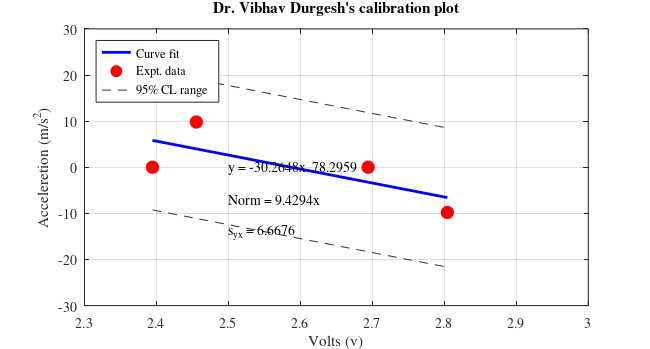
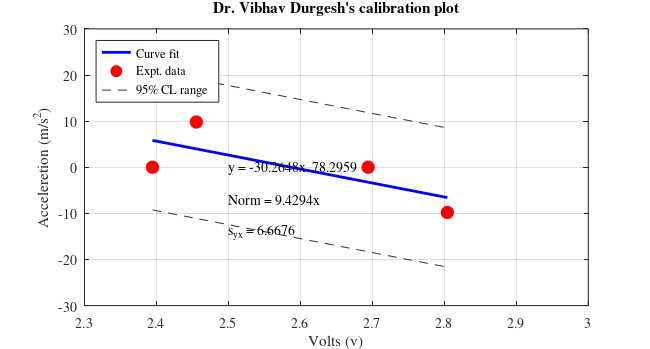

Write the MATLAB code that produced these figures, in order.
% This is a genric program to generate calibration plot and provide slope
% and intercept data
% Date: July 19th
% Dr. Vibhav Durgesh
% Rev 0.0
% This is basic program to demonstrating use of polyfit command and
% calculating norm and standard error of fit.
% User has to provide apropriate information see - begining of the code
%%%%%%%%%%%%%%%%%%%%%%%%%%%%%%%%%%%%%%%%%%%%%%%%%%%%%%%%%%%%%%%%%%%%%%%%%%%


clear all
close all
clc
%%%% USER HAVE TO MANUALLY ADD THIS INFORMATION %%%%%%%%%%%%%%%%%%%%%%%%%%%
%%%% 
x = [2.3944 2.4554 2.6941 2.8042]; % Voltage data
y = [0      9.81   0     -9.81]; % Acceleration
t_nuP = 2.262; %Value read from t-student's table
plotTitle = 'Dr. Vibhav Durgesh''s calibration plot';
%%%% END OF USER INFORMATION %%%%%%%%%%%%%%%%%%%%%%%%%%%%%%%%%%%%%%%%%%%%%%
%%%%%%%%%%%%%%%%%%%%%%%%%%%%%%%%%%%%%%%%%%%%%%%%%%%%%%%%%%%%%%%%%%%%%%%%%%%
[p,s] = polyfit(x,y,1) % Curve fitting data with 1st order fit
xfit = x;% Generating x-data for curve fitting
yfit = polyval(p,xfit);
nu = s.df; %Getting degree of freedom for the curve fit
norm = s.normr; % Getting the norm of the curve fitting
syx = norm/sqrt(nu);

% Generating figure with specific size
figure(1)
set(gcf,'unit','inches','position',[0.50 0.50 6.50 3.50],...
    'defaultaxesfontsize',10,'defaultaxesfontname','times');
% Plotting data
plot(xfit,yfit,'b-','linewidth',2); hold on
plot(x,y,'ro','markersize',9,'markerfacecolor','r')
xlabel('Volts (v)')
ylabel('Acceleretion (m/s^{2})')
grid on
% Now adding 95% confidence level in the plot
y_cl_low = yfit - t_nuP*syx; % Using regression analysis
y_cl_up  = yfit + t_nuP*syx;
plot(xfit,y_cl_low,'--','color',[0.2 0.2 0.2],'HandleVisibility','off');
plot(xfit,y_cl_up,'--','color',[0.2 0.2 0.2]);

legend('Curve fit','Expt. data','95% CL range','location','Northwest')
title(plotTitle)
text(2.5,0,sprintf('y = %3.4fx  %3.4f',p(1),p(2)),'Fontname','times')
text(2.5,-7,sprintf('Norm = %3.4fx',s.normr),'Fontname','times')
text(2.5,-14,sprintf('s_{yx} = %3.4f',syx),'Fontname','times') 
% % Saving the files in png and pdf format
figName = ['Vibahv_Durgesh_Exp02_Part1'];
set(gcf,'PaperPositionMode','auto')
print(figName,'-dpng','-r600')
set(gcf,'PaperUnits','inches','Units','inches');
figpos = get(gcf,'Position');
set(gcf,'PaperSize',figpos(3:4),'Units','inches');
print(figName,'-dpdf','-r600')
% 
